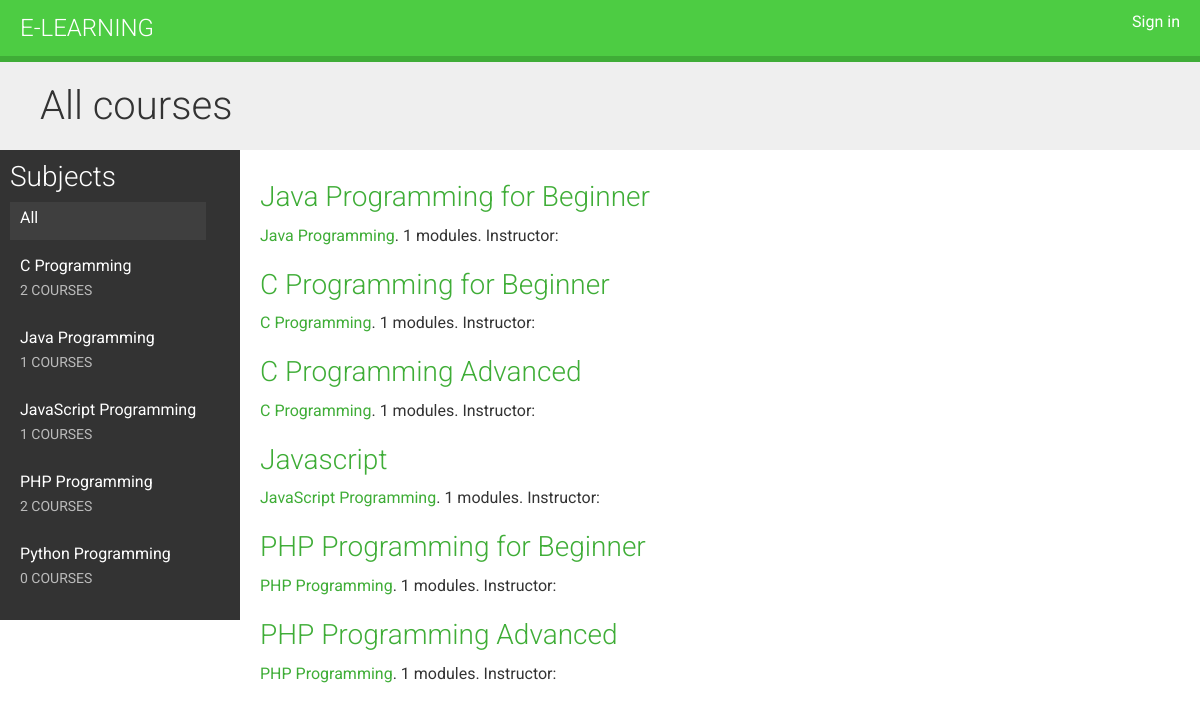
The page / on the database its author committed.
### courses/models.py (models this page shows, shortened)
class Subject(models.Model):
    title = models.CharField(max_length=200)
    slug = models.SlugField(max_length=200, unique=True)
    class Meta:
        ordering = ['title']
    def __str__(self):
        return self.title

class Course(models.Model):
    owner = models.ForeignKey(User,
                              related_name='courses_created',
                              on_delete=models.CASCADE)
    subject = models.ForeignKey(Subject,
                                related_name='courses',
                                on_delete=models.CASCADE)
    title = models.CharField(max_length=200)
    slug = models.SlugField(max_length=200, unique=True)
    overview = models.TextField()
    created = models.DateTimeField(auto_now_add=True)
    students = models.ManyToManyField(User,
                                      related_name='courses_joined',
                                      blank=True)
    class Meta:
        ordering = ['-created']

### courses/views.py (the view)
# urls.py: path('', CourseListView.as_view(), name='course_list'),
class CourseListView(TemplateResponseMixin, View):
    model = Course
    template_name = 'courses/course/list.html'
    def get(self, request, subject=None):
        subjects = Subject.objects.annotate(
                       total_courses=Count('courses'))
        courses = Course.objects.annotate(
                        total_modules=Count('modules'))
        if subject:
            subject = get_object_or_404(Subject, slug=subject)
            courses = courses.filter(subject=subject)
        return self.render_to_response({'subjects': subjects,
                                        'subject': subject,
                                        'courses': courses})

### courses/templates/courses/course/list.html (shortened to what this page needs)
{% extends "base.html" %}
{% block content %}
<h1>
    {% if subject %}
        {{ subject.title }} courses
    {% else %}
        All courses
    {% endif %}
</h1>
<div class="contents">
    <h3>Subjects</h3>
    <ul id="modules">
        <li {% if not subject %}class="selected"{% endif %}>
            <a href="{% url "course_list" %}">All</a>
        </li>
        {% for s in subjects %}
            <li {% if subject == s %}class="selected"{% endif %}>
                <a href="{% url "course_list_subject" s.slug %}">
                    {{ s.title }}
                    <br><span>{{ s.total_courses }} courses</span>
                </a>
            </li>
        {% endfor %}
    </ul>
</div>
<div class="module">
    {% for course in courses %}
        {% with subject=course.subject %}
            <h3><a href="{% url "course_detail" course.slug %}">{{ course.title }}</a></h3>
            <p>
                <a href="{% url "course_list_subject" subject.slug %}">{{ subject }}</a>.
                {{ course.total_modules }} modules.
                Instructor: {{ course.owner.get_full_name }}
            </p>
        {% endwith %}
    {% endfor %}
</div>
{% endblock %}

### courses/static/css/base.css (style rules this page uses)
body { margin:0; font-family:'Roboto', sans-serif; font-weight:400; color:#333; }
a { color:#3fad37; text-decoration:none; }
ul { float:left; }
h1, h2, h3, h4, h5, h6 { font-family:'Roboto', sans-serif; font-weight:300; }
h1 { background:#efefef; width:100%; overflow:auto; padding:20px 0 20px 40px; margin:0; }
.module { padding:10px 20px; float:left; width:600px; }
.module h3 { margin:20px 0 0; padding:0; width:100%; }
.module p { margin:10px 0 20px; width:100%; float:left; }
.contents { width:20%; padding:10px; float:left; background:#333; color: #fff; font-family:'Roboto', sans-serif; }
.contents ul { list-style:none; margin:0; padding:0; }
.contents ul li { margin:0 0 10px 0; padding:4px 10px 10px; overflow:auto; }
.contents ul li.selected { background:#3f3f3f; }
.contents ul span { text-transform:uppercase; color:#bbb; font-size:14px; }
.contents ul a { display:block; color:#fff; text-decoration:none; }

### rows shown on the page
Subject: title "C Programming", total_courses "2"
Subject: title "Java Programming", total_courses "1"
Subject: title "JavaScript Programming", total_courses "1"
Subject: title "PHP Programming", total_courses "2"
Subject: title "Python Programming", total_courses "0"
Course: title "Java Programming for Beginner", subject "Java Programming", total_modules "1"
Course: title "C Programming for Beginner", subject "C Programming", total_modules "1"
Course: title "C Programming Advanced", subject "C Programming", total_modules "1"
Course: title "Javascript", subject "JavaScript Programming", total_modules "1"
Course: title "PHP Programming for Beginner", subject "PHP Programming", total_modules "1"
Course: title "PHP Programming Advanced", subject "PHP Programming", total_modules "1"
